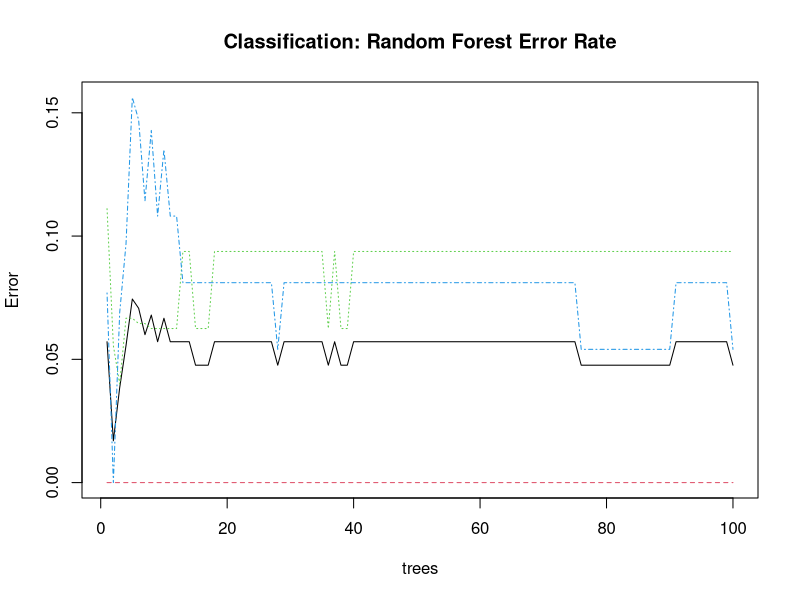
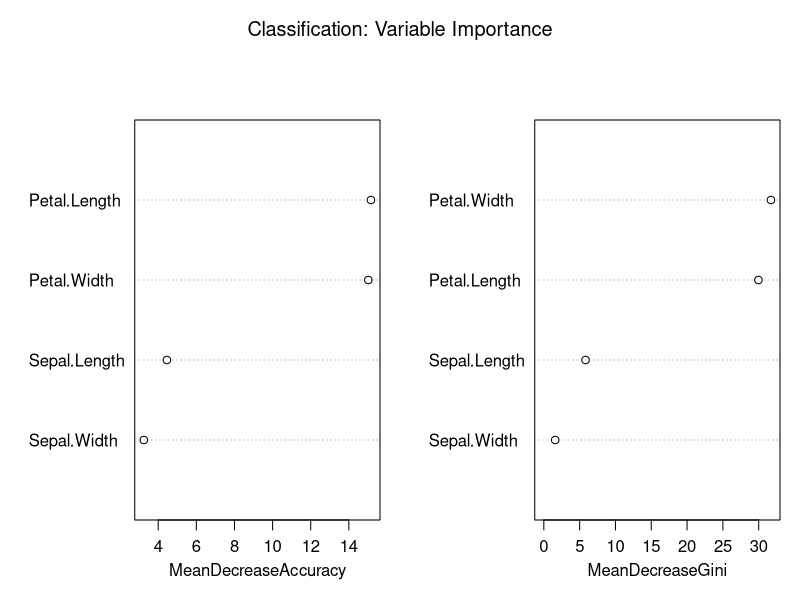
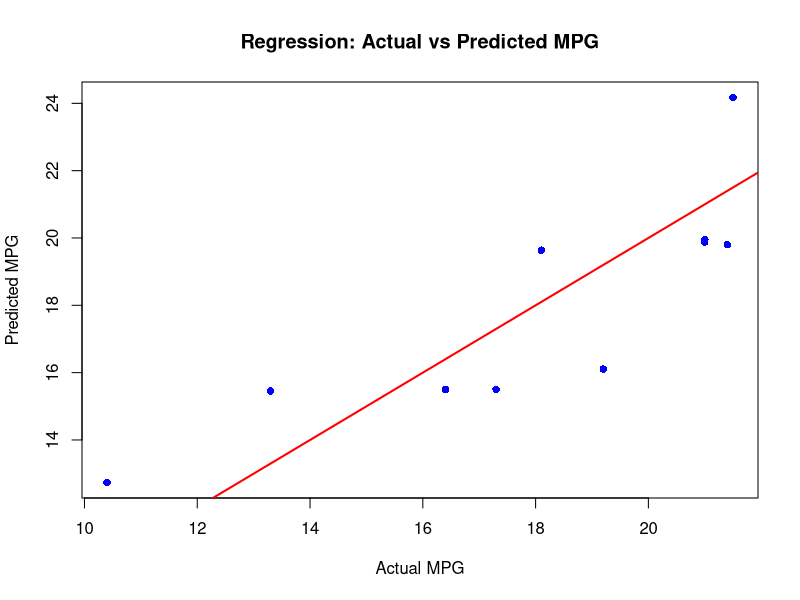
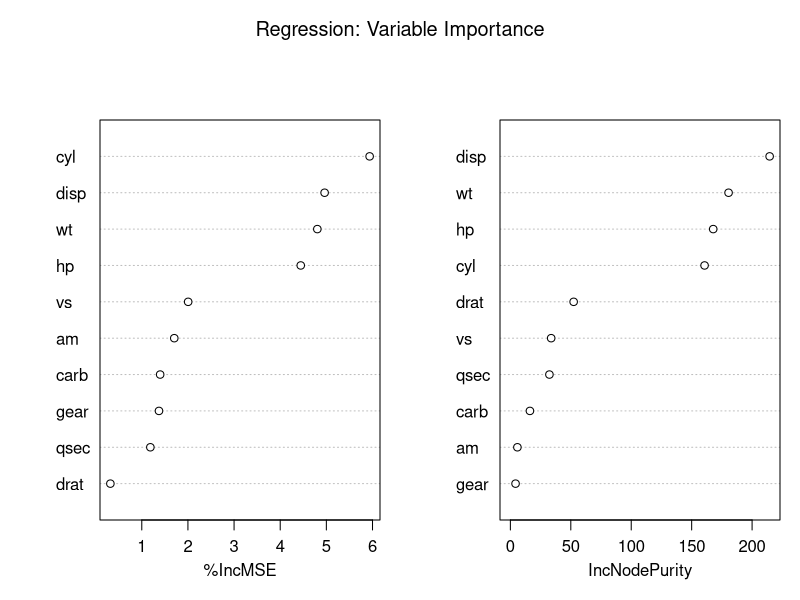

R code for these plots, in order:
# Random Forest Classification and Regression

# Load necessary library
library(randomForest)

# -------------------------------------------------
# 1) Random Forest Classification using iris dataset
# -------------------------------------------------

data(iris)
iris <- na.omit(iris)
iris$Species <- as.factor(iris$Species)

set.seed(123)
train_indices_class <- sample(1:nrow(iris), size = 0.7 * nrow(iris))
train_data_class <- iris[train_indices_class, ]
test_data_class <- iris[-train_indices_class, ]

rf_class_model <- randomForest(Species ~ ., data = train_data_class, ntree = 100, importance = TRUE)
print(rf_class_model)

class_predicted_values <- predict(rf_class_model, test_data_class)
class_actual_values <- test_data_class$Species

class_result_table <- data.frame(Actual = class_actual_values, Predicted = class_predicted_values)
print(class_result_table)

class_confusion_matrix <- table(Actual = class_actual_values, Predicted = class_predicted_values)
print(class_confusion_matrix)

plot(rf_class_model, main = "Classification: Random Forest Error Rate")
varImpPlot(rf_class_model, main = "Classification: Variable Importance")

# -------------------------------------------------
# 2) Random Forest Regression using mtcars dataset
# -------------------------------------------------

data(mtcars)

set.seed(123)
train_indices_reg <- sample(1:nrow(mtcars), size = 0.7 * nrow(mtcars))
train_data_reg <- mtcars[train_indices_reg, ]
test_data_reg <- mtcars[-train_indices_reg, ]

rf_reg_model <- randomForest(mpg ~ ., data = train_data_reg, ntree = 100, importance = TRUE)
print(rf_reg_model)

reg_predicted_values <- predict(rf_reg_model, test_data_reg)
reg_actual_values <- test_data_reg$mpg

reg_result_table <- data.frame(Actual = reg_actual_values, Predicted = reg_predicted_values)
print(reg_result_table)

plot(reg_actual_values, reg_predicted_values,
	main = "Regression: Actual vs Predicted MPG",
	xlab = "Actual MPG", ylab = "Predicted MPG",
	col = "blue", pch = 16)
abline(0, 1, col = "red", lwd = 2)

varImpPlot(rf_reg_model, main = "Regression: Variable Importance")
